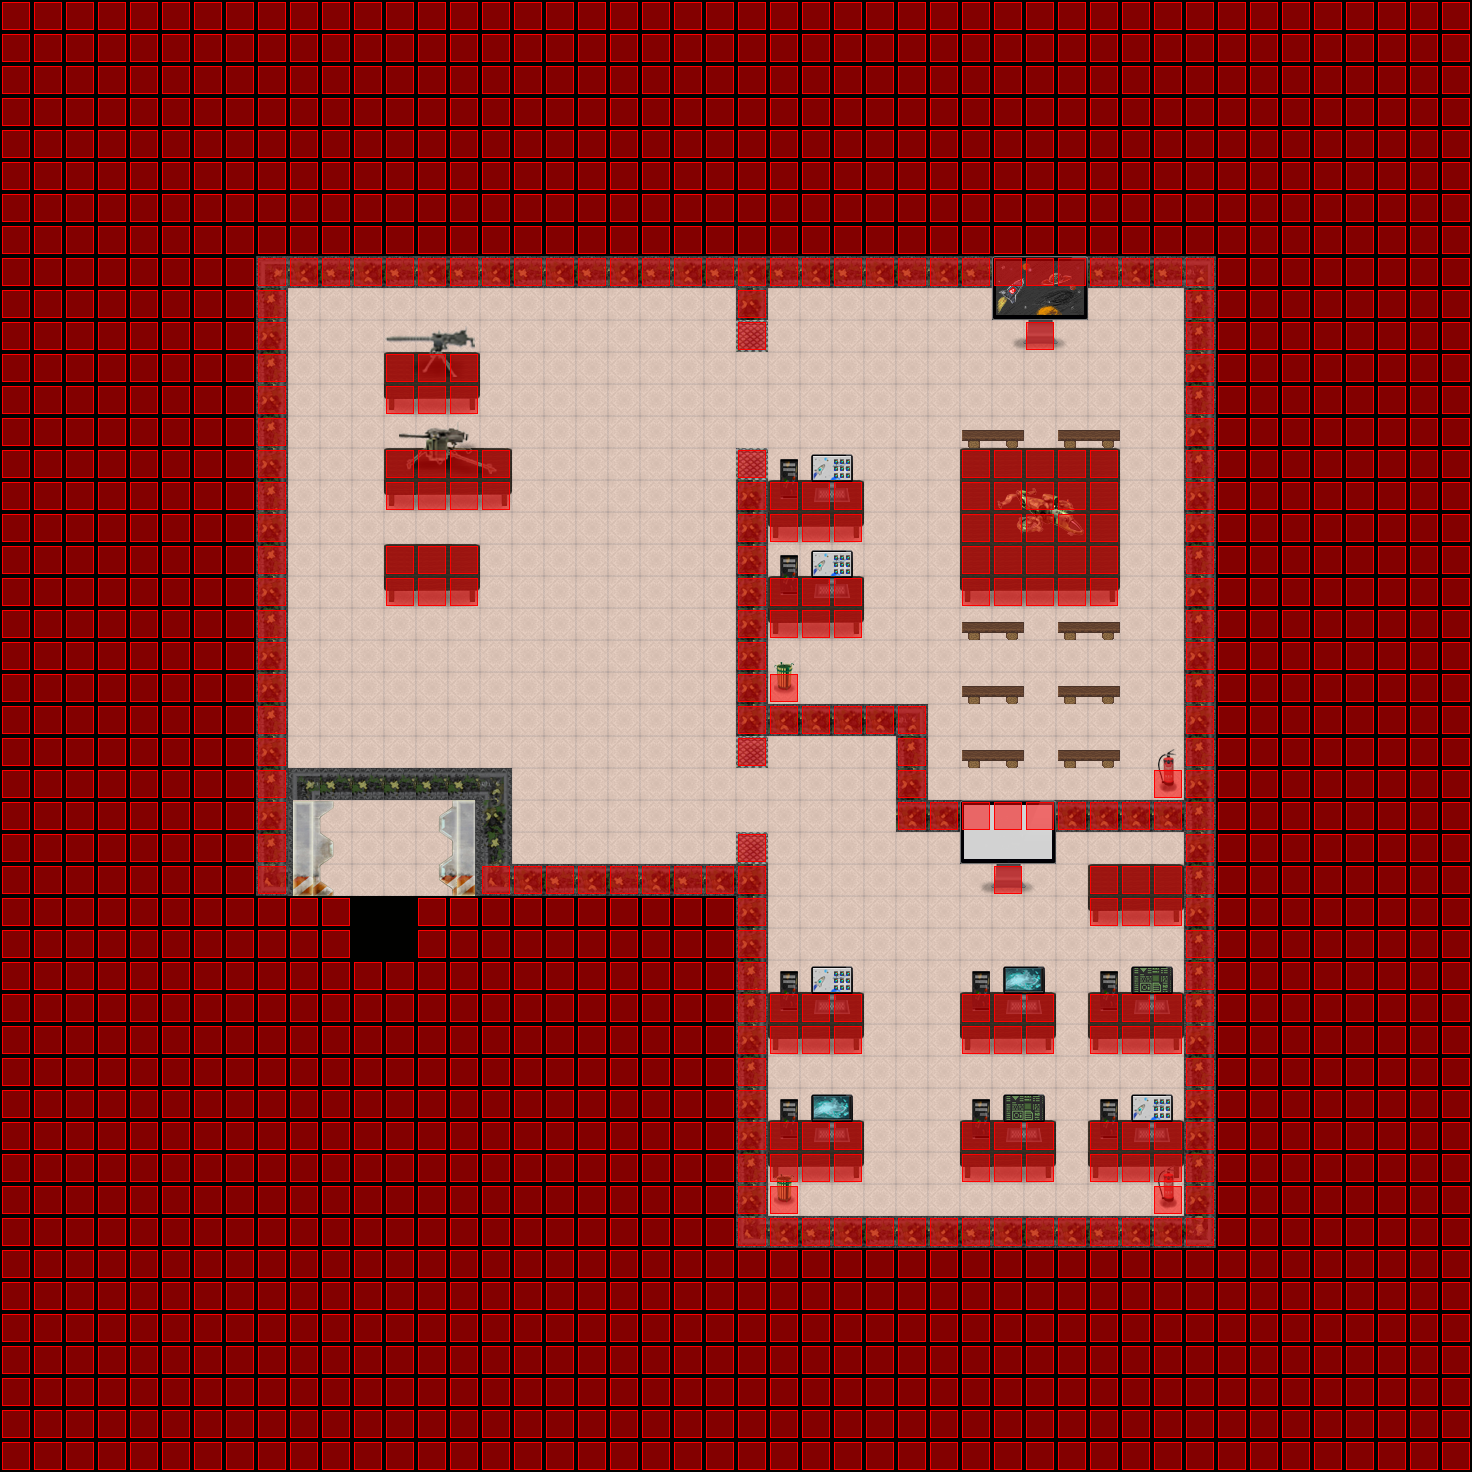

The image is a tile-based game level rendered from a .tmx file. Its description and source (layers, tilesets, objects; grid data summarised) follow:
An orthogonal 46x46 tile map with 32x32 px tiles, 5 tile layers (Ground, Fringe, Top, Collision, ...), 7 tilesets.

<map version="1.0" orientation="orthogonal" width="46" height="46" tilewidth="32" tileheight="32">
 <tileset firstgid="1" name="siyah" tilewidth="32" tileheight="32">
  <image source="../graphics/tiles/elektroadd/siyah.png" />
 </tileset>
 <tileset firstgid="2" name="duvar" tilewidth="32" tileheight="32">
  <image source="../graphics/tiles/elektroadd/askeriye.png" />
 </tileset>
 <tileset firstgid="72" name="kaplama" tilewidth="32" tileheight="32">
  <image source="../graphics/tiles/elektroadd/kaplamalar.png" />
 </tileset>
 <tileset firstgid="90" name="collosion" tilewidth="32" tileheight="32">
  <image source="../graphics/tiles/elektroadd/collision.png" />
 </tileset>
 <tileset firstgid="92" name="siralar" tilewidth="32" tileheight="32">
  <image source="../graphics/tiles/elektroadd/malzemeler.png" />
 </tileset>
 <tileset firstgid="192" name="malzeme" tilewidth="32" tileheight="32">
  <image source="../graphics/tiles/elektroadd/karatahtalar.png" />
 </tileset>
 <tileset firstgid="240" name="malzeme2" tilewidth="32" tileheight="32">
  <image source="../graphics/tiles/elektroadd/malzemeler3.png" />
 </tileset>
 <layer name="Ground" width="46" height="46">
  <data>[2116 cells, 2116 non-empty, 10 distinct tile ids]</data>
 </layer>
 <layer name="Fringe" width="46" height="46">
  <data>[2116 cells, 129 non-empty, 14 distinct tile ids]</data>
 </layer>
 <layer name="Top" width="46" height="46">
  <data>[2116 cells, 104 non-empty, 60 distinct tile ids]</data>
 </layer>
 <layer name="Collision" width="46" height="46">
  <data>[2116 cells, 1593 non-empty, 1 distinct tile ids]</data>
 </layer>
 <layer name="Objects" width="46" height="46">
  <data>[2116 cells, 0 non-empty, 0 distinct tile ids]</data>
 </layer>
</map>
